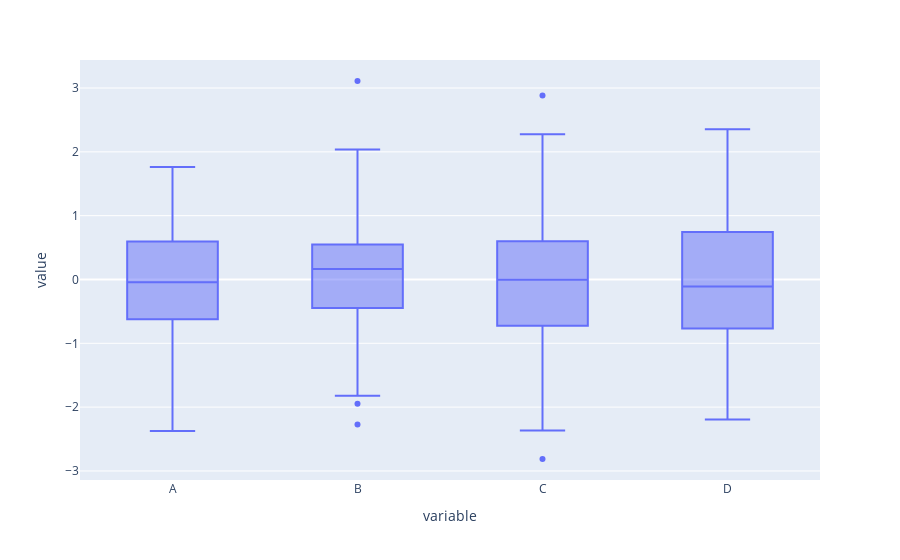

Notebook code cell kept with this figure:
### Markdown cell above
## Boxplots

### Code cell
# # df.iplot(kind='box')
# import plotly.express as px

# fig = px.box(df)
# fig.show()
px.box(df)

### Figure 1 — Plotly figure (JSON) as saved in the notebook; plotly's stock layout.template omitted (floating-point values rounded to 4 significant figures; data arrays with more than 128 entries replaced by an {"elided": "..."} marker saying what was removed)
{"data": [{"alignmentgroup": "True", "hovertemplate": "variable=%{x}<br>value=%{y}<extra></extra>", "legendgroup": "", "marker": {"color": "#636efa"}, "name": "", "notched": false, "offsetgroup": "", "orientation": "v", "showlegend": false, "type": "box", "x": {"elided": "400 str values"}, "x0": " ", "xaxis": "x", "y": {"elided": "400 float values"}, "y0": " ", "yaxis": "y"}], "layout": {"boxmode": "group", "legend": {"tracegroupgap": 0}, "margin": {"t": 60}, "xaxis": {"anchor": "y", "domain": [0, 1], "title": {"text": "variable"}}, "yaxis": {"anchor": "x", "domain": [0, 1], "title": {"text": "value"}}}}
